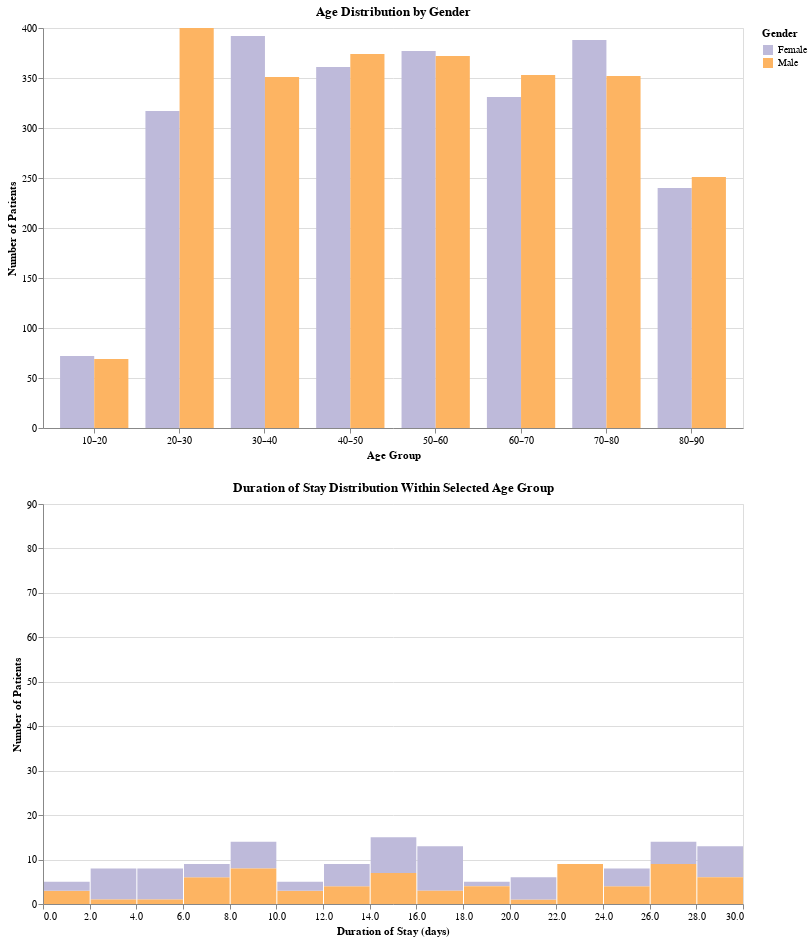

Notebook source saved alongside this figure:
### Code cell
import pandas as pd
import altair as alt

df = pd.read_csv("healthcare_dataset_cleaned.csv").head(5000)

bins = [10, 20, 30, 40, 50, 60, 70, 80, 90]
labels = [f"{bins[i]}–{bins[i+1]}" for i in range(len(bins)-1)]
df['age_group'] = pd.cut(df['Age'], bins=bins, labels=labels, right=False).astype(str)
df['result_type'] = df['Test Results']

color_map = {'Female': '#bebada', 'Male': '#fdb462'}

agg_df = df.groupby(['age_group', 'Gender']).agg(
    count=('Name', 'count'),
    avg_duration=('Duration of Stay', lambda x: round(x.mean()))
).reset_index()

chart1 = alt.Chart(agg_df).mark_bar().encode(
    x=alt.X('age_group:N', title='Age Group', axis=alt.Axis(labelAngle=0)),
    xOffset='Gender:N',
    y=alt.Y('count:Q', title='Number of Patients'),
    color=alt.Color('Gender:N', scale=alt.Scale(domain=list(color_map.keys()), range=list(color_map.values()))),
    tooltip=['age_group:N', 'Gender:N', 'count:Q', 'avg_duration:Q']
).properties(
    width=700,
    height=400,
    title='Age Distribution by Gender'
)

age_group_select = alt.binding_select(options=labels, name='Select Age Group: ')
age_group_param = alt.param(bind=age_group_select, value=labels[0])

chart2 = alt.Chart(df).mark_bar().encode(
    x=alt.X('Duration of Stay:Q', bin=alt.Bin(maxbins=20), title='Duration of Stay (days)'),
    y=alt.Y('count()', title='Number of Patients', scale = alt.Scale(domain=[0, 90])),
    color=alt.Color('Gender:N', scale=alt.Scale(domain=list(color_map.keys()), range=list(color_map.values()))),
    tooltip=['Gender:N', 'count()']
).transform_filter(
    alt.datum.age_group == age_group_param
).properties(
    width=700,
    height=400,
    title='Duration of Stay Distribution Within Selected Age Group'
).add_params(
    age_group_param
)

final_chart = chart1 & chart2
final_chart.save("bar_plot_interactive.html")

final_chart.show()

### Figure 1 — Vega-Lite specification as saved in the notebook (floating-point values rounded to 4 significant figures; data arrays with more than 128 entries replaced by an {"elided": "..."} marker saying what was removed)
{"config": {"view": {"continuousWidth": 300, "continuousHeight": 300}}, "vconcat": [{"data": {"name": "data-053d9866f281e4f1d88bb50d3c3670bf"}, "mark": {"type": "bar"}, "encoding": {"color": {"field": "Gender", "scale": {"domain": ["Female", "Male"], "range": ["#bebada", "#fdb462"]}, "type": "nominal"}, "tooltip": [{"field": "age_group", "type": "nominal"}, {"field": "Gender", "type": "nominal"}, {"field": "count", "type": "quantitative"}, {"field": "avg_duration", "type": "quantitative"}], "x": {"axis": {"labelAngle": 0}, "field": "age_group", "title": "Age Group", "type": "nominal"}, "xOffset": {"field": "Gender", "type": "nominal"}, "y": {"field": "count", "title": "Number of Patients", "type": "quantitative"}}, "height": 400, "title": "Age Distribution by Gender", "width": 700}, {"data": {"name": "data-d5cdad29d796d77125f8524a400dbeb2"}, "mark": {"type": "bar"}, "encoding": {"color": {"field": "Gender", "scale": {"domain": ["Female", "Male"], "range": ["#bebada", "#fdb462"]}, "type": "nominal"}, "tooltip": [{"field": "Gender", "type": "nominal"}, {"aggregate": "count", "type": "quantitative"}], "x": {"bin": {"maxbins": 20}, "field": "Duration of Stay", "title": "Duration of Stay (days)", "type": "quantitative"}, "y": {"aggregate": "count", "scale": {"domain": [0, 90]}, "title": "Number of Patients", "type": "quantitative"}}, "height": 400, "title": "Duration of Stay Distribution Within Selected Age Group", "transform": [{"filter": "(datum.age_group === param_1)"}], "width": 700}], "params": [{"name": "param_1", "bind": {"input": "select", "options": ["10–20", "20–30", "30–40", "40–50", "50–60", "60–70", "70–80", "80–90"], "name": "Select Age Group: "}, "value": "10–20"}], "$schema": "https://vega.github.io/schema/vega-lite/v5.20.1.json", "datasets": {"data-053d9866f281e4f1d88bb50d3c3670bf": [{"age_group": "10–20", "Gender": "Female", "count": 72, "avg_duration": 14}, {"age_group": "10–20", "Gender": "Male", "count": 69, "avg_duration": 17}, {"age_group": "20–30", "Gender": "Female", "count": 317, "avg_duration": 16}, {"age_group": "20–30", "Gender": "Male", "count": 400, "avg_duration": 15}, {"age_group": "30–40", "Gender": "Female", "count": 392, "avg_duration": 15}, {"age_group": "30–40", "Gender": "Male", "count": 351, "avg_duration": 15}, {"age_group": "40–50", "Gender": "Female", "count": 361, "avg_duration": 15}, {"age_group": "40–50", "Gender": "Male", "count": 374, "avg_duration": 15}, {"age_group": "50–60", "Gender": "Female", "count": 377, "avg_duration": 16}, {"age_group": "50–60", "Gender": "Male", "count": 372, "avg_duration": 15}, {"age_group": "60–70", "Gender": "Female", "count": 331, "avg_duration": 15}, {"age_group": "60–70", "Gender": "Male", "count": 353, "avg_duration": 15}, {"age_group": "70–80", "Gender": "Female", "count": 388, "avg_duration": 16}, {"age_group": "70–80", "Gender": "Male", "count": 352, "avg_duration": 15}, {"age_group": "80–90", "Gender": "Female", "count": 240, "avg_duration": 15}, {"age_group": "80–90", "Gender": "Male", "count": 251, "avg_duration": 16}], "data-d5cdad29d796d77125f8524a400dbeb2": {"elided": "5000 records"}}}
